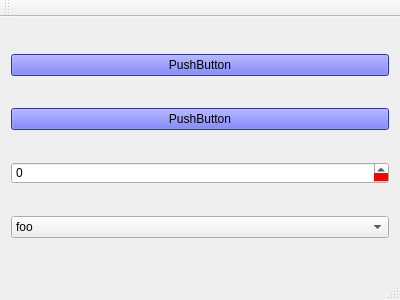
<?xml version="1.0" encoding="UTF-8"?>
<ui version="4.0">
 <class>MainWindow</class>
 <widget class="QMainWindow" name="MainWindow">
  <property name="geometry">
   <rect>
    <x>0</x>
    <y>0</y>
    <width>400</width>
    <height>300</height>
   </rect>
  </property>
  <property name="windowTitle">
   <string>MainWindow</string>
  </property>
  <property name="styleSheet">
   <string notr="true">QPushButton {
  background: #3d44ff
}

QPushButton:pressed {
  background: #000480;
  color: white;
}

QSpinBox::down-button {
  background:red;
}

</string>
  </property>
  <widget class="QWidget" name="centralWidget">
   <layout class="QVBoxLayout" name="verticalLayout">
    <item>
     <widget class="QPushButton" name="pushButton">
      <property name="text">
       <string>PushButton</string>
      </property>
     </widget>
    </item>
    <item>
     <widget class="QPushButton" name="pushButton_2">
      <property name="text">
       <string>PushButton</string>
      </property>
     </widget>
    </item>
    <item>
     <widget class="QSpinBox" name="spinBox"/>
    </item>
    <item>
     <widget class="QComboBox" name="comboBox">
      <item>
       <property name="text">
        <string>foo</string>
       </property>
      </item>
      <item>
       <property name="text">
        <string>bar</string>
       </property>
      </item>
      <item>
       <property name="text">
        <string>buz</string>
       </property>
      </item>
     </widget>
    </item>
   </layout>
  </widget>
  <widget class="QMenuBar" name="menuBar">
   <property name="geometry">
    <rect>
     <x>0</x>
     <y>0</y>
     <width>400</width>
     <height>22</height>
    </rect>
   </property>
  </widget>
  <widget class="QToolBar" name="mainToolBar">
   <attribute name="toolBarArea">
    <enum>TopToolBarArea</enum>
   </attribute>
   <attribute name="toolBarBreak">
    <bool>false</bool>
   </attribute>
  </widget>
  <widget class="QStatusBar" name="statusBar"/>
 </widget>
 <layoutdefault spacing="6" margin="11"/>
 <resources/>
 <connections/>
</ui>
